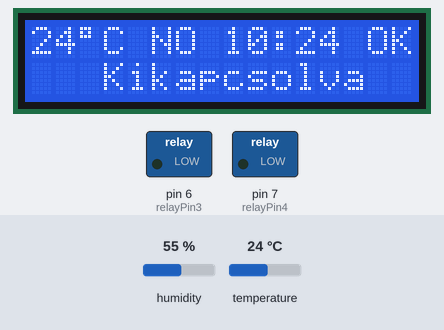
Recording of a sketch running on a simulated Arduino Uno, built with avr-gcc and run on an emulated ATmega328P. Shown: 16×2 character LCD, switched loads named in the sketch (green lamp = pin HIGH). Inputs (shaded band) come from the test bench; at power-on: temperature 24 °C, humidity 55 %. The local clock reads 2024-03-15 10:24:30 at power-on unless the sketch sets it.

Above: at 1.2 s.
1.3 s: temperature set to 3.4 °C
At 3.1 s:
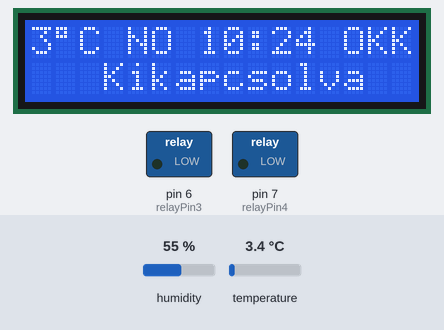
4.1 s: temperature set to 2.8 °C
At 6.0 s:
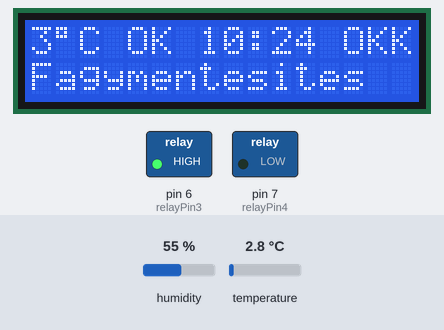
6.9 s: temperature set to 12 °C
At 9.0 s:
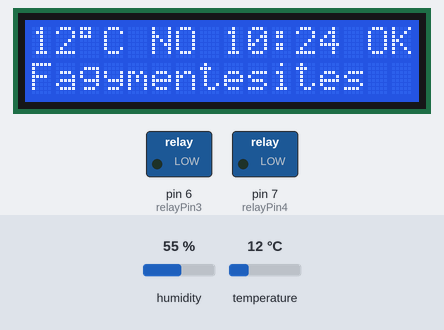
Timing chart, 0 to 10.5 s (numbered marks = the images above; inputs shaded):
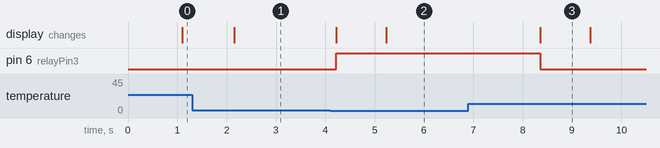

The sketch:

controller.ino
```cpp
/* I2C LCD with Arduino example code. More info: https://www.makerguides.com */
// Include the libraries:
// LiquidCrystal_I2C.h: https://github.com/johnrickman/LiquidCrystal_I2C
#include <Wire.h> // Library for I2C communication
#include <LiquidCrystal_I2C.h> // Library for LCD
#include <ds3231.h>

///// temp sensors /////
// MAX6675 temp sensor for extreme temp
//#include "max6675.h"

// DHT sensor for normal temp
#include <DHT.h>
/////


/////////// LCD display ///////////
// Wiring: SDA pin is connected to A4 and SCL pin to A5.
// Connect to LCD via I2C, default address 0x27 (A0-A2 not jumpered)
LiquidCrystal_I2C lcd = LiquidCrystal_I2C(0x27, 16, 2); // Change to (0x27,20,4) for 20x4 LCD.


/////////// MAX6675 temp sensor ///////////
//int soPin = 8;// SO=Serial Out
//int csPin = 9;// CS = chip select CS pin
//int sckPin = 10;// SCK = Serial Clock pin
// float actualTemp = 0.0;
//MAX6675 tempModule(sckPin, csPin, soPin);// create instance object of MAX6675


/////////// DHT temp sensor ///////////
//Constants
#define DHTPIN 2            //what pin we're connected to
#define DHTTYPE DHT21       //DHT 21  (AM2301)
DHT dht(DHTPIN, DHTTYPE);   //Initialize DHT sensor for normal 16mhz Arduino
//Variables
float actualHumidity;  //Stores humidity value
float actualTemp; //Stores temperature value


/////////// 4 Relay Module ///////////
int relayPin3 = 6; //This is the Arduino Pin that will control Relay #3
int relayPin4 = 7; //This is the Arduino Pin that will control Relay #4

struct ts actualTime;
char bufferForTime[10];


/////////// Limits ///////////
const int timeLimitMin = 6;
const int timeLimitMax = 20;
const int tempLimit = 3;

void setup() {
  /////////// Real time clock module ///////////
  // Set clock (uncomment this to set clock
  Serial.begin(9600);
  Wire.begin();
  DS3231_init(DS3231_CONTROL_INTCN);
  //actualTime.hour=22;
  //actualTime.min=49;
  //actualTime.sec=0;
  //actualTime.mday=2;
  //actualTime.mon=2;
  //actualTime.year=2022;
  //DS3231_set(actualTime);


  /////////// Initiate the LCD ///////////
  lcd.init();
  lcd.backlight();

  /////////// Temp sensors ///////////
  //// MAX6675 ////
  // Serial.begin(9600);// initialize serial monitor with 9600 baud
  // Serial.println("MAX6675 temp sensor");

  //// DHT ////
  Serial.begin(9600);
  dht.begin();


  /////////// 4 Relay Module ///////////
  pinMode(relayPin3, OUTPUT);
  pinMode(relayPin4, OUTPUT);
}


void loop() {
  // actualTemp = tempModule.readCelsius(); // MAX6675
  DS3231_get(&actualTime);

  //Read data and store it to variables hum and temp - DHT
  actualHumidity = dht.readHumidity();
  actualTemp = dht.readTemperature();


  lcd.setCursor(0, 0); //Set the cursor on the third column and the second row (counting starts at 0!).
  lcd.print(actualTemp, 0);
  lcd.print((char)223);
  lcd.print("C ");
  if (actualTemp <= tempLimit)
  {
    lcd.print("OK ");
  }
  else
  {
    lcd.print("NO ");
  }
  //lcd.print(actualHumidity,0);
  //lcd.print("%");


  sprintf(bufferForTime, "%02d:%02d", actualTime.hour, actualTime.min);
  lcd.print(bufferForTime);

  if ((actualTime.hour >= timeLimitMin) && (actualTime.hour <= timeLimitMax))
  {
    lcd.print(" OK");
  }
  else
  {
    lcd.print(" NO");
  }


  // Defrosting for carwash
  if ((actualTemp <= tempLimit) && (actualTime.hour >= timeLimitMin) && (actualTime.hour <= timeLimitMax))
  {
    digitalWrite(relayPin3, HIGH);
    delay(1000);
    lcd.setCursor(0, 1);
    lcd.print("Fagymentesites");

  }
  else
  {
    digitalWrite(relayPin3, LOW);
    delay(1000);
    lcd.setCursor(0, 1);
    lcd.print("   Kikapcsolva  ");
  }


}
```

Measured:
- the behaviour switches between 3.1 and 3 °C on temperature (found by bisection; images 1 and 2)
- after the input at 1.3 s, the display: changes after 0.86 s (image 1)
- after the input at 4.1 s, pin 6 (relayPin3): LOW → HIGH after 0.13 s; the display: first changes after 0.13 s (image 2 shows a later state)
- after the input at 6.9 s, pin 6 (relayPin3): HIGH → LOW after 1.5 s; the display: changes after 1.5 s (image 3)
- what the display in image 3 shows lasts 1.0 s, from 8.4 s to 9.4 s
